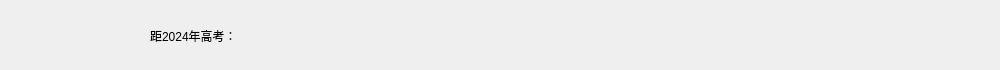
<?xml version="1.0" encoding="UTF-8"?>
<ui version="4.0">
 <class>TimerClass</class>
 <widget class="QWidget" name="TimerClass">
  <property name="geometry">
   <rect>
    <x>0</x>
    <y>0</y>
    <width>1000</width>
    <height>70</height>
   </rect>
  </property>
  <property name="windowTitle">
   <string>TimerClass</string>
  </property>
  <widget class="QWidget" name="layer1" native="true">
   <property name="geometry">
    <rect>
     <x>0</x>
     <y>0</y>
     <width>1000</width>
     <height>70</height>
    </rect>
   </property>
   <property name="styleSheet">
    <string notr="true"/>
   </property>
   <widget class="QLabel" name="text">
    <property name="geometry">
     <rect>
      <x>150</x>
      <y>20</y>
      <width>671</width>
      <height>31</height>
     </rect>
    </property>
    <property name="text">
     <string>距2024年高考：</string>
    </property>
   </widget>
  </widget>
 </widget>
 <resources/>
 <connections/>
</ui>
